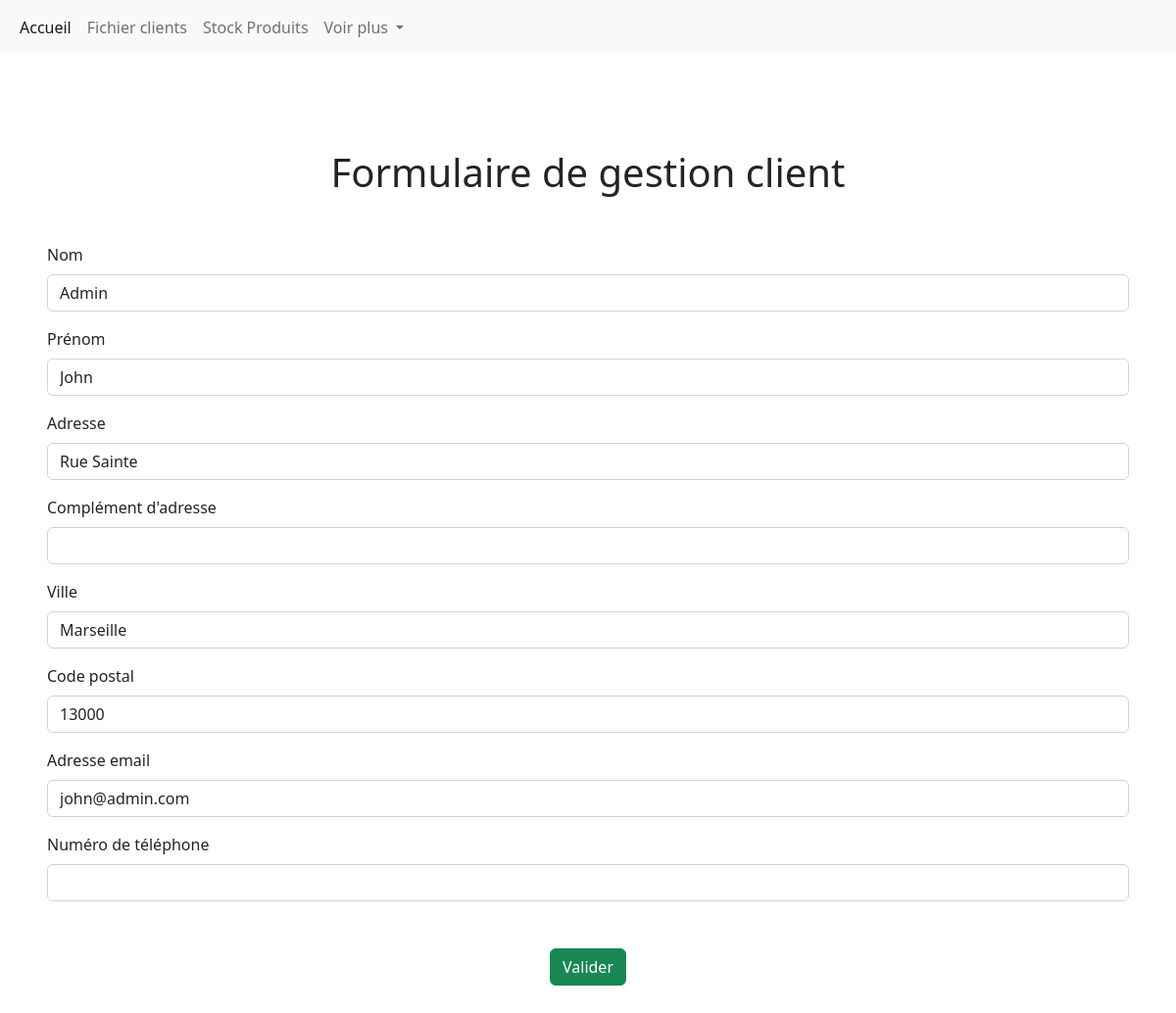
Before: /Customers/customerManagement/1 (signed in) with the older database file.
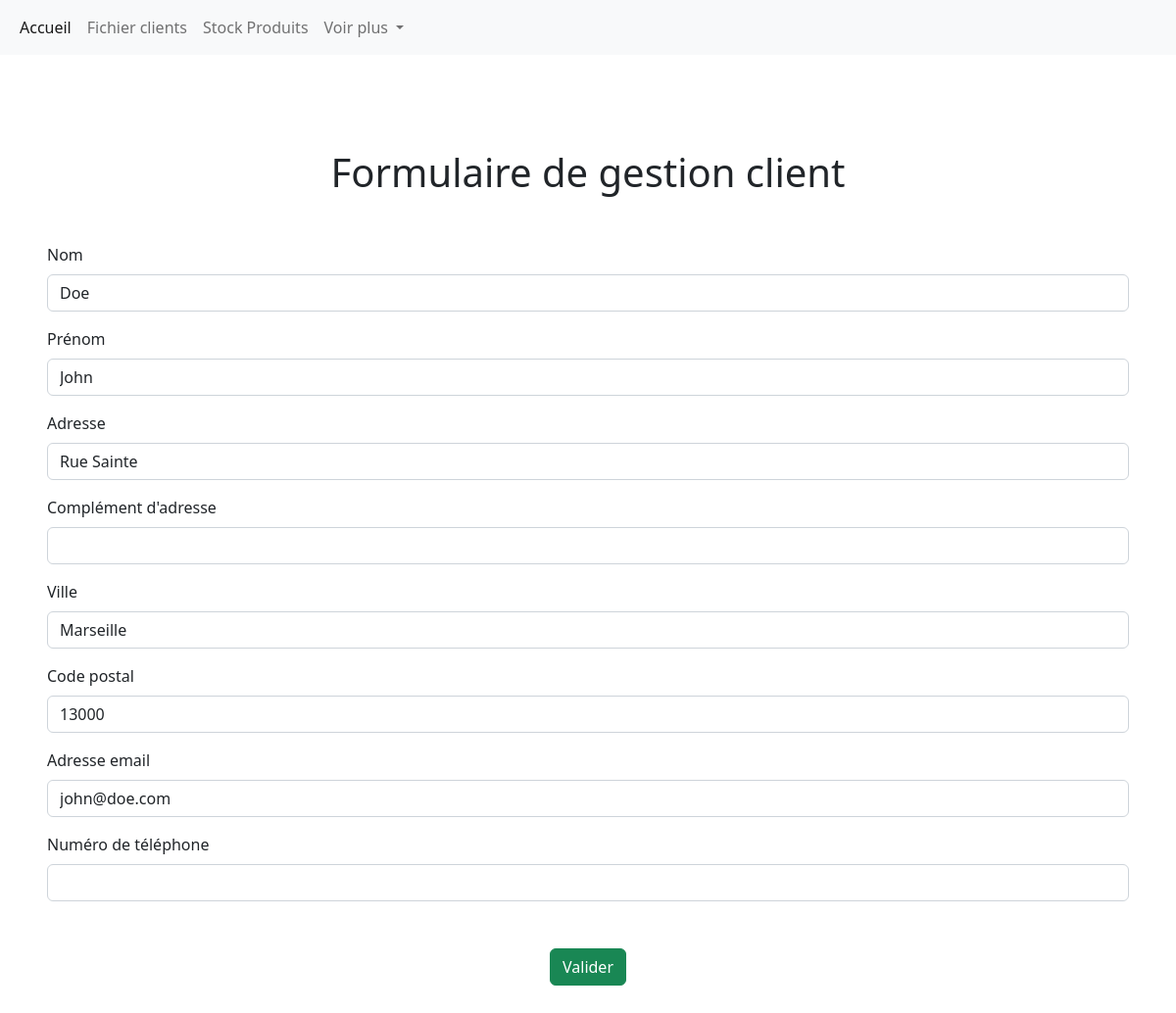
After: the same page with the newer database file.
### tables this page shows
CREATE TABLE `customers` (
  `id` int(11) NOT NULL,
  `firstname` varchar(255) NOT NULL,
  `lastname` varchar(255) NOT NULL,
  `address` varchar(255) NOT NULL,
  `additional_address` varchar(255) DEFAULT NULL,
  `zip_code` varchar(5) NOT NULL,
  `city` varchar(128) NOT NULL,
  `email` varchar(255) NOT NULL,
  `phone_number` varchar(10) DEFAULT NULL
);

### utils/Render.php (called while the page is built, shortened)
<?php
class Render
{
    public static function render(string $path, array $var = [])
    {
        extract($var);
        require('views/' . $path .  '.phtml');
        require('views/layout.phtml');
    }
}

### index.php (called while the page is built, shortened)
<?php
require_once "config/Autoloader.php";
$route = new Routing();
$route->get();

### controllers/Controller.php (called while the page is built, shortened)
<?php
abstract class Controller
{
    public function __construct()
    {
        $this->model = new $this->modelName();
    }
}

### config/Autoloader.php (called while the page is built, shortened)
<?php
class Autoloader
{
    public static function Autoload()
    {
        spl_autoload_register(function ($classname) {
            $classname = str_replace("\\", "/", $classname);
        });
    }
}

### config/Database.php (called while the page is built, shortened)
<?php
class Database
{
    private static $instance = NULL;
    public static function getPdo(): PDO
    {
        if (self::$instance === NULL) {
            self::$instance = new PDO('mysql:host=localhost;dbname=pedale_joyeuse;charset=utf8', 'root', 'root', [
                PDO::ATTR_ERRMODE => PDO::ERRMODE_EXCEPTION,
                PDO::ATTR_DEFAULT_FETCH_MODE => PDO::FETCH_ASSOC
            ]);
        }
        return self::$instance;
    }
}

### models/Model.php (called while the page is built, shortened)
<?php
abstract class Model
{
    protected PDO $pdo;
    protected string $table;
    public function __construct()
    {
        $this->pdo = \config\Database::getpdo();
    }
    public function find(int $id)
    {
        $query = $this->pdo->prepare("SELECT * FROM {$this->table} WHERE id = :id");
        $query->execute(['id' => $id]);
        return $query->fetch();
    }
}

### views/customerManagement.phtml (the view)
<h1 class="text-center m-5">Formulaire de gestion client</h1>
<form action="/pedaleJoyeuse/Customers/createOrUpadateCustomer/<?php if (isset($customer)) echo $customer['id']; ?>" method="POST">
    <div class="mb-3">
        <label for="lastName" class="form-label">Nom</label>
        <input required type="text" class="form-control" id="lastName" name="lastName" value="<?php if (isset($customer)) echo $customer['lastname']; ?>">
    </div>
    <div class="mb-3">
        <label for="firstName" class="form-label">Prénom</label>
        <input required type="text" class="form-control" id="firstName" name="firstName" value="<?php if (isset($customer)) echo $customer['firstname']; ?>">
    </div>
    <div class="mb-3">
        <label for="address" class="form-label">Adresse</label>
        <input required type="text" class="form-control" id="address" name="address" value="<?php if (isset($customer)) echo $customer['address']; ?>">
    </div>
    <div class="mb-3">
        <label for="additional_address" class="form-label">Complément d'adresse</label>
        <input type="text" class="form-control" id="additional_address" name="additional_address" value="<?php if (isset($customer)) echo $customer['additional_address']; ?>">
    </div>
    <div class="mb-3">
        <label for="city" class="form-label">Ville</label>
        <input required type="text" class="form-control" id="city" name="city" value="<?php if (isset($customer)) echo $customer['city']; ?>">
    </div>
    <div class="mb-3">
        <label for="zipCode" class="form-label">Code postal</label>
        <input required type="number" class="form-control" id="zipCode" name="zipCode" value="<?php if (isset($customer)) echo $customer['zip_code']; ?>">
    </div>
    <div class="mb-3">
        <label for="email" class="form-label">Adresse email</label>
        <input required type="email" class="form-control" id="email" name="email" value="<?php if (isset($customer)) echo $customer['email']; ?>">
    </div>
    <div class="mb-3">
        <label for="phoneNumber" class="form-label">Numéro de téléphone</label>
        <input type="number" class="form-control" id="phoneNumber" name="phoneNumber" value="<?php if (isset($customer)) echo $customer['phone_number']; ?>">
    </div>
    <div class="text-center m-5"><button type="submit" class="btn btn-success">Valider</button></div>
</form>

Changed rows visible on the page:
changed customers "John": lastName "Admin" → "Doe"; email "john@admin.com" → "john@doe.com"
